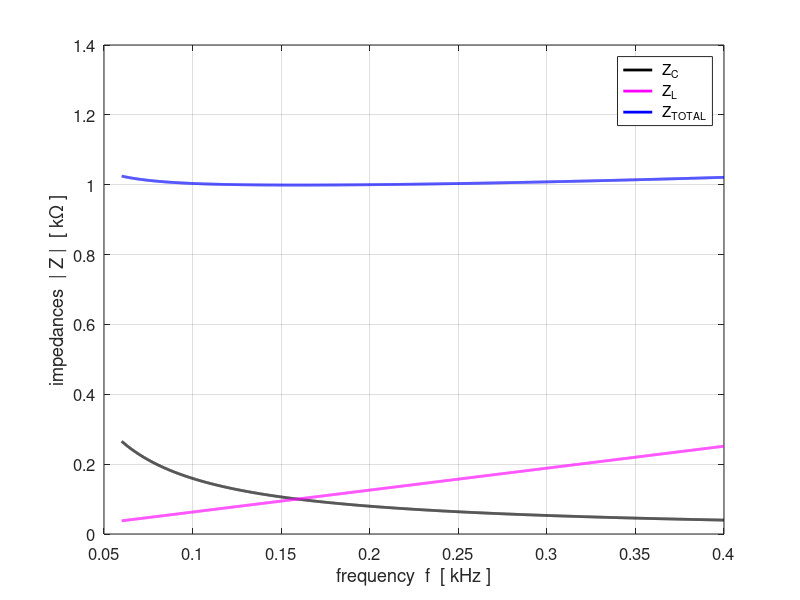

Here is the MATLAB script that generated this plot: (Note: this script raises an error after producing the figure.)
% CRLCs1.m

% Modelling a resonance circuit
% RLC series resoance circuit

% Ian Cooper
% School of Physics, University of Sydney
% email: ian.cooper@sydney.edu.au
% https://d-arora.github.io/Doing-Physics-With-Matlab/
% 180103 


clear all
close all
clc

% ========================================================================
%   INPUTS   default values [ ]
% =======================================================================

% inductance Z1 [10e-3 H]
   L = 100e-3;
% capacitance Z2 [1.0e-8 F]
   C = 10e-6;  
% series resistance Z3 [ 1e2 ohms]    
   R = 1000;
% OUTPUT (LOAD) resistance Z4 [1e6 ohms]
   ROUT = 1e6;
% input voltage emf [10 V]
   V_IN = 110;
% frequency range [2000 to 50e3 Hz   5000]   
   fMin = 60; fMax = 400; N = 5000;
   
   
% =======================================================================  
%   CALCULATIONS
% =======================================================================   
   f = linspace(fMin,fMax, N); 
   w = (2*pi).*f;
   
% impedances
   Z1 = 1i .* w .* L;            % inductive impedance (reactance)
   Z2 = -1i ./ (w .*C);    % capacitive impedance (reactance)
   Z3 = R;                 % series resistance
   Z4 = ROUT;              % output or load resistance
  
   Z5 = 1./ (1./Z3 + 1./Z4);    % parallel combination
   Z6 = Z1 + Z2 + Z5;                % total circuit impedance

% currents [A] and voltages [V]
   I1 = V_IN ./ Z6;
   I2 = I1;
   V1 = I1 .* Z1;
   V2 = I2 .* Z2;
   V_OUT = V_IN - V1 - V2;
   V3 = V_OUT; V4 = V_OUT;
   I3 = V_OUT ./ Z3;
   I4 = V_OUT ./ Z4;
   
% phases
     phi_1   = angle(V1);
     phi_2   = angle(V2);
     phi_3   = angle(V3);
     
     theta_1 = angle(I1); 
     theta_2 = angle(I2);
     theta_3 = angle(I3);
     theta_4 = angle(I4);
    
% Resonance frequencies and Bandwidth calculations
   f0 = 1/(2*pi*sqrt(L*C));
   
   Ipeak = max(abs(I1));           % max input current
   k = find(abs(I1) == Ipeak);     % index for peak voltage gain
   f_peak = f(k);                  % frequency at peak 
 
   I3dB = Ipeak/sqrt(2);           % 3 dB points
   kB = find(abs(I1) > I3dB);       % indices for 3dB peak
   k1 = min(kB); f1 = f(k1);
   k2 = max(kB); f2 = f(k2);
   df = f2-f1;                   % bandwidth 
   Q = f0 / df;                  % quality factor
   
% P_OUT = V_OUT .* I2;          % power delivered to load
   P_OUT = V_OUT .* I4;  
   P_emf = V_IN .* I1;
   
% =======================================================================   
% TIME DOMAIN    select source frequency 
% =======================================================================
   c = 1;
%  c = 1 fs = f_peak; 
%  c = 2 fs = f1;
%  c = 3 fs = f2
   if c == 1; kk = k; fs = f_peak; kk = k; end
   if c == 2; kk = k1; fs = f1; end
   if c == 3; kk = k2; fs = f2; end
fs = 60;
    Ns = 500;
    ws = 2*pi*fs;
    Ts = 1/fs;
    tMin = 0;
    tMax = 3*Ts;
    t = linspace(tMin,tMax,Ns);
    
    emf = real(V_IN .* exp(1j*ws*t));
    v1 = real(abs(V1(kk)) .* exp(1j*(ws*t + phi_1(kk))));
    v2 = real(abs(V2(kk)) .* exp(1j*(ws*t + phi_2(kk))));
    v3 = real(abs(V3(kk)) .* exp(1j*(ws*t + phi_3(kk))));
    
    i1 = real(abs(I1(kk)) .* exp(1j*(ws*t + theta_1(kk))));
    i3 = real(abs(I3(kk)) .* exp(1j*(ws*t + theta_3(kk))));
    i4 = real(abs(I4(kk)) .* exp(1j*(ws*t + theta_4(kk))));
    
   
% =======================================================================
%  OUTPUTS IN COMMAND WINDOW
% =======================================================================
    fprintf('theoretical resonance frequency f0 = %3.0f Hz \n',f0);
    fprintf('peak frequency f_peak = %3.0f Hz \n',f_peak);
    fprintf('half power frequencies f1 = %3.0f Hz  %3.0f  Hz \n',f1,f2);
    fprintf('bandwidth   df = %3.0f Hz \n',df);
    fprintf('quality factor  Q  =  %3.2f  \n',Q);
%   fprintf('current at junction I_sum  =  %3.2f mA  \n',max(1e3*I_sum));


% =======================================================================
%   GRAPHICS
% =======================================================================
   fss = 12;
figure(1)   % impedances -----------------------------------------------
   pos = [0.07 0.05 0.30 0.33];
   set(gcf,'Units','normalized');
   set(gcf,'Position',pos);
   set(gcf,'color','w');

   xP = f./1e3; yP = abs(Z2)./1e3;        % capacitve reactance
   plot(xP, yP,'k','linewidth',2);   
   hold on
   yP = abs(Z1)./1e3;                     % inductive impedance
   plot(xP, yP,'m','linewidth',2);   
   yP = abs(Z6)./1e3;                     % total impedance
   plot(xP, yP,'b','linewidth',2);
   legend(' Z_C',' Z_L',' Z_{TOTAL}');
   grid on
   xlabel('frequency  f  [ kHz ]')
   ylabel('impedances  | Z |  [ k\Omega ]');
   %set(gca,'yLim',[0 5]);
   set(gca,'fontsize',fss)
   
figure(2)    % current   ------------------------------------------
   pos = [0.05 0.48 0.30 0.33];
   set(gcf,'Units','normalized');
   set(gcf,'Position',pos);
   set(gcf,'color','w');
   
   yyaxis left
   xP = f./1e3; yP = abs(I1.*1e3);
   plot(xP,yP,'b','lineWidth',2);
   %set(gca,'yLim',[0 100]);
   xlabel('frequency  f  [ kHz ]')
   ylabel('input current  I_{IN}  [ mA ]');
   ax = gca;
   ax.YAxis(1).Color = 'b';
   set(gca,'fontsize',fss);
   grid on
   
   yyaxis right
   yP = theta_1./pi;
   plot(xP,yP,'r','lineWidth',2);
   %set(gca,'yLim',[0 4e4]);
   ylabel('phase   I_{IN}    [ rad / \pi ]');
   ax.YAxis(2).Color = 'r';
   set(gca,'yLim',[-0.52 0.52]);
   set(gca,'yTick',-0.5:0.25:0.5);
   set(gca,'fontsize',fss);
   
   
figure(3)   % voltages -------------------------------------------
   pos = [0.38 0.05 0.30 0.33];
   set(gcf,'Units','normalized');
   set(gcf,'Position',pos);
   set(gcf,'color','w');

   
   xP = f./1e3; yP = V_IN .* ones(N,1);
   plot(xP,yP,'b','lineWidth',2);
   hold on
   yP = abs(V1);
   plot(xP,yP,'m','lineWidth',2);
   yP = abs(V2);
   plot(xP,yP,'k','lineWidth',2);
   yP = abs(V3);
   plot(xP,yP,'r','lineWidth',2);
   yP = abs(V1+V2);
   plot(xP,yP,'g-','lineWidth',2);
   
   set(gca,'fontsize',14);
   %set(gca,'yLim',[-0.20 V_IN + 0.2]);
   ylabel('voltages  [ V ]');
   xlabel('frequency  f  [ kHz ]')
   legend('emf','V_L','V_C','V_{OUT}','V_L + V_C');
   grid on
   %set(gca,'yLim',[0 100]);

%   
figure(4)   % power -------------------------------------------
   pos = [0.38 0.48 0.30 0.33];
   set(gcf,'Units','normalized');
   set(gcf,'Position',pos);
   set(gcf,'color','w');

   yyaxis left
   xP = f./1e3; yP = 1e3.*abs(P_OUT);        
   plot(xP, yP,'b','linewidth',2);   
   xlabel('frequency  f  [ kHz ]')
   ylabel('P_{OUT}   [ mW ]');
   ax = gca;
   ax.YAxis(1).Color = 'b';
   set(gca,'fontsize',fss);
   grid on
   
   
   yyaxis right
   yP = abs(P_emf);        
   plot(xP, yP,'r','linewidth',2);  
   grid on
   ylabel('P_{IN}   [ W ]');
   set(gca,'fontsize',fss) 
   set(gca,'yLim',[0 1]);
   

figure(5)   % voltage for L and C ------------------------------
   pos = [0.69 0.05 0.30 0.33];
   set(gcf,'Units','normalized');
   set(gcf,'Position',pos);
   set(gcf,'color','w');

   xP = f./1e3; yP = phi_1 ./ pi;        
   plot(xP, yP,'m','linewidth',2);   
   hold on
   yP = phi_2 ./ pi;
   plot(xP, yP,'k','linewidth',2);  
   legend(' V_L',' V_C');
   grid on
   xlabel('frequency  f  [ kHz ]')
   ylabel('voltage phase    [ rad / \pi ]');
   set(gca,'fontsize',fss)   
   
figure(6)   % time domain: voltages  -------------------------------------
   pos = [0.69 0.48 0.30 0.33];
   set(gcf,'Units','normalized');
   set(gcf,'Position',pos);
   set(gcf,'color','w');
   
   xP = t; yP = emf;        
   plot(xP, yP,'b','linewidth',3);   
   hold on
   yP = v1;
   plot(xP, yP,'m','linewidth',2); 
   yP = v2;
   plot(xP, yP,'k','linewidth',2); 
   set(gca,'xLIm',[0 tMax]);
   yP = v3;
   plot(xP, yP,'r','linewidth',1); 
   set(gca,'xLIm',[0 tMax]);
      
   legend(' emf',' v_L', ' v_C',' v_{OUT}');
   grid on
   xlabel('time t  [ s ]')
   ylabel('voltages  V  [ V ]');
   
   tm1 = 'f  =  ';
   tm2 = num2str(fs, '%3.0f \n');
   tm3 = '  Hz';
   tm = [tm1 tm2 tm3];
   h_tm = title(tm,'fontWeight','normal');
   set(h_tm,'fontsize',fss);
   
   set(gca,'fontsize',fss)      

   
   
figure(7)   % currrents: time domain ---------------------------------
   pos = [0.6 0.5 0.30 0.33];
   set(gcf,'Units','normalized');
   set(gcf,'Position',pos);
   set(gcf,'color','w');
   
   xP = t; yP = 1e3.*i1;        
   plot(xP, yP,'m','linewidth',3);   
   hold on
   yP = 1e3.*i3;
   plot(xP, yP,'b','linewidth',2);
   yP = 1e3.*i4;
   plot(xP, yP,'r','linewidth',2);
   yP = max(1e3.*i1) .* emf./V_IN;
   plot(xP, yP,'g','linewidth',1)
   set(gca,'xLIm',[0 tMax]);
   legend(' i_{IN}',' i_{R}', ' i_{Load}', 'emf [a.u.]');
   grid on
   xlabel('time [ s ]')
   ylabel('currents   I  [ mA ]');
   
   tm1 = 'f  =  ';
   tm2 = num2str(fs, '%3.0f \n');
   tm3 = '  Hz';
   tm = [tm1 tm2 tm3];
   h_tm = title(tm,'fontWeight','normal');
   set(h_tm,'fontsize',fss);
   %set(gca,'yLim',[-100 100])
   set(gca,'fontsize',fss)  
  
  
   
   
